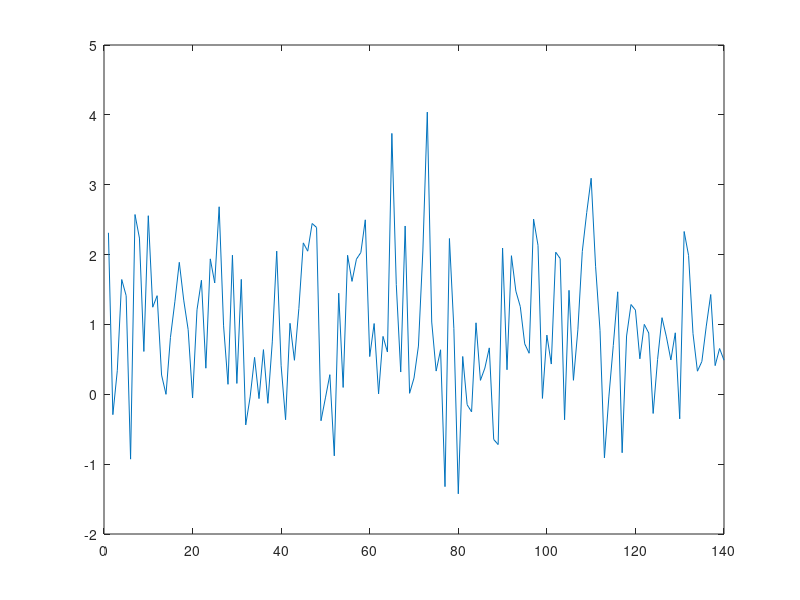

Write the MATLAB code that produced this figure.

clear all; close all; clc;

r = normrnd(1,3,[1 100]);
plot(r)


r = normrnd(1,1,[1 140]);
plot(r)

% aggiungo questo commento ora

% added another comment

% Marcello's comment from his branch

% aggiungo ciao

% ho aggiunto questa

% tra poco mangio

% frase aggiunta il 27 agosto h 10:58

% aggiungo frase da sonny
